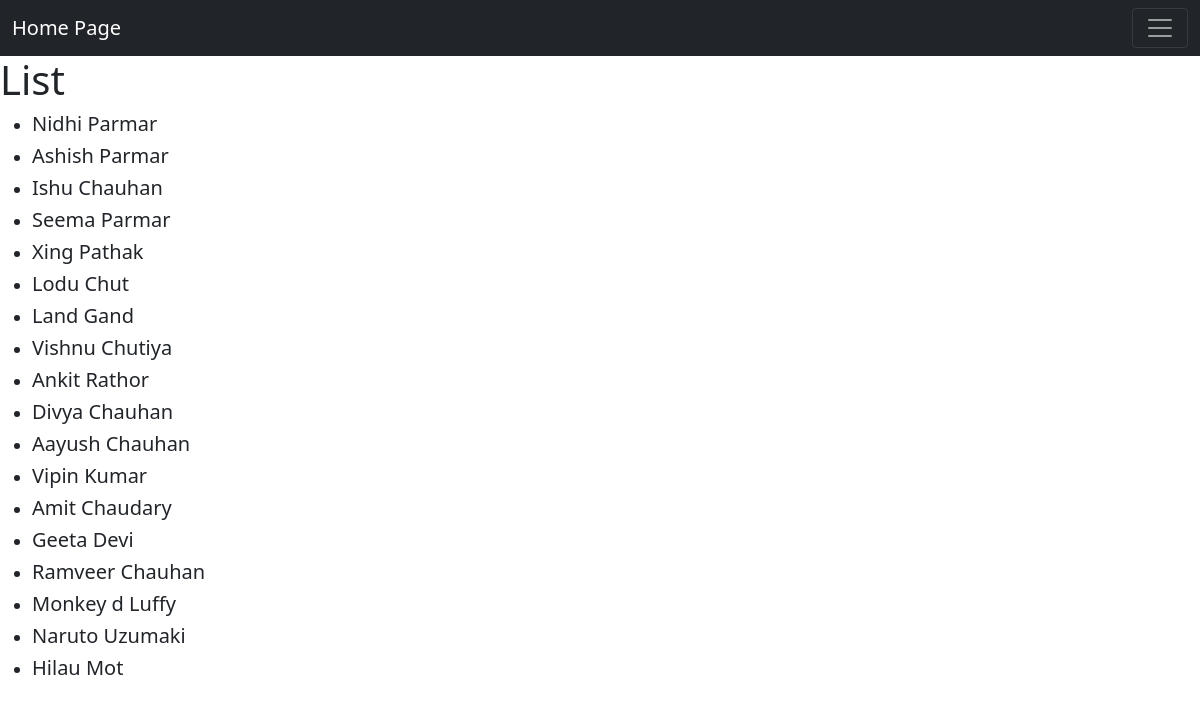
Screenshot of /my_app/list/ with the database file from the repository.
### my_app/models.py (models this page shows, shortened)
class Review(models.Model):
    first_name = models.CharField(max_length=20)
    last_name = models.CharField(max_length=20)
    stars = models.IntegerField()
    review = models.CharField(max_length=200)

### my_app/views.py (the view)
# urls.py: path('list/', list, name='list'),
def list(request):
    all_review = Review.objects.all()
    context = {'all_review':all_review}
    return render(request, 'my_app/list.html', context=context)

### my_app/templates/my_app/list.html (shortened to what this page needs)
<html lang="en">
<head>
</head>
<body>
    {% extends 'base.html' %}
    {% block content %}
    <h1>List</h1>
    <div class="mb3">
        <ul>
            {% for i in all_review %}
            <li>
                <h5>{{i.first_name|lower|capfirst}} {{i.last_name|lower|capfirst}}</h5>
            </li>
            {% endfor %}
        </ul>
    </div>
    {% endblock %}

### templates/base.html (shortened to what this page needs)
<html lang="en">
<head>
    <link href="https://cdn.jsdelivr.net/npm/bootstrap@5.0.2/dist/css/bootstrap.min.css" rel="stylesheet">
</head>
<body>
    <nav class="navbar navbar-dark bg-dark">
        <div class="container-fluid">
          <a class="navbar-brand" href="{% url 'my_app:home' %}">Home Page</a>
          <button class="navbar-toggler" type="button" data-bs-toggle="collapse" data-bs-target="#navbarNavAltMarkup" aria-controls="navbarNavAltMarkup" aria-expanded="false" aria-label="Toggle navigation">
            <span class="navbar-toggler-icon"></span>
          </button>
        </div>
      </nav>
    {% block content %}
    {% endblock %}
</body>
</html>

### rows the page displays
Review: first_name "Nidhi", last_name "Parmar"
Review: first_name "Ashish", last_name "Parmar"
Review: first_name "Ishu", last_name "Chauhan"
Review: first_name "Seema", last_name "Parmar"
Review: first_name "Xing", last_name "Pathak"
Review: first_name "Lodu", last_name "Chut"
Review: first_name "Land", last_name "Gand"
Review: first_name "Vishnu", last_name "Chutiya"
Review: first_name "Ankit", last_name "Rathor"
Review: first_name "Divya", last_name "Chauhan"
Review: first_name "Aayush", last_name "Chauhan"
Review: first_name "Vipin", last_name "Kumar"
Review: first_name "Amit", last_name "Chaudary"
Review: first_name "Geeta", last_name "Devi"
Review: first_name "Ramveer", last_name "Chauhan"
Review: first_name "Monkey d", last_name "Luffy"
Review: first_name "Naruto", last_name "Uzumaki"
Review: first_name "Hilau", last_name "Mot"
